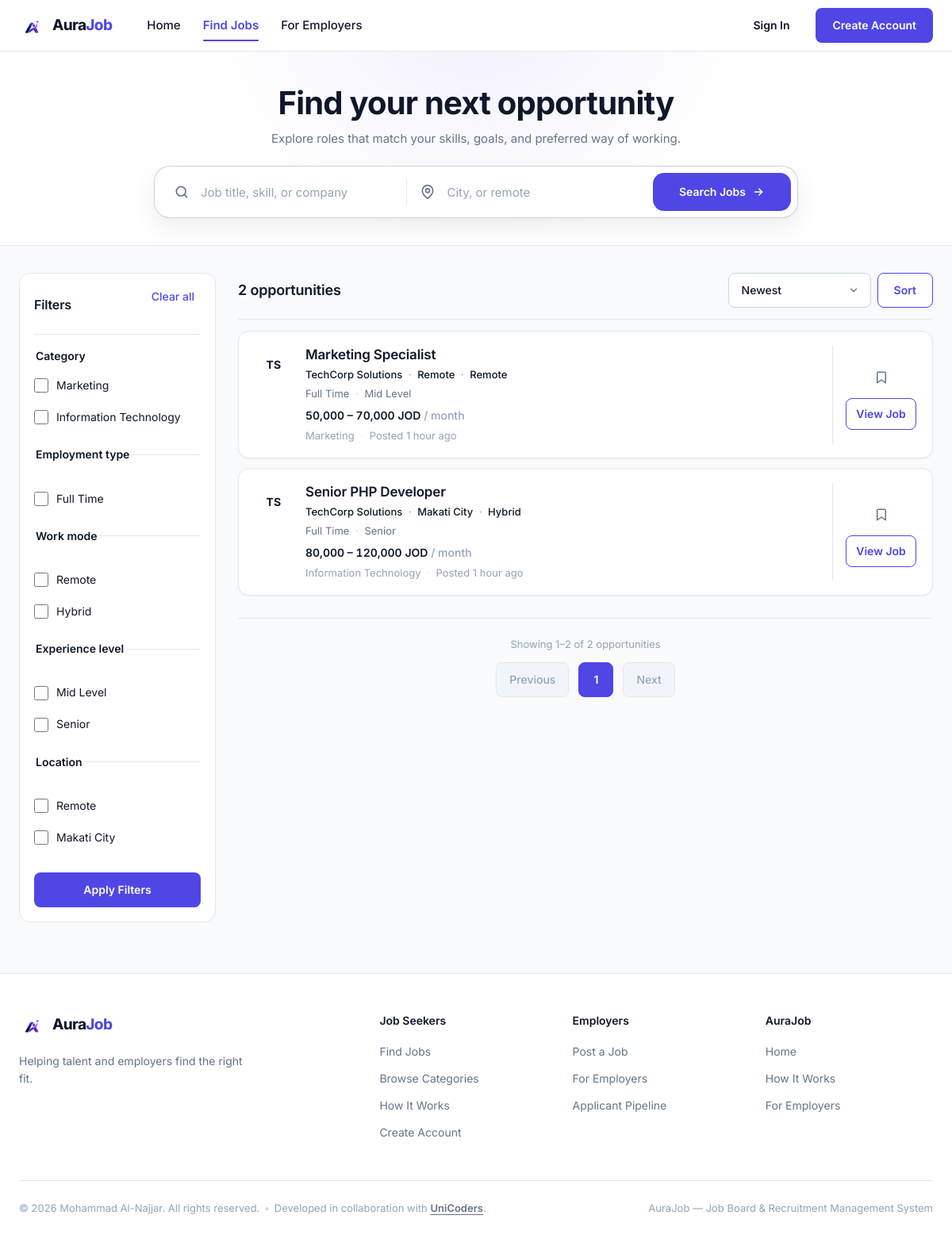
/jobs.php, run on the app's committed database.
### tables this page shows
CREATE TABLE jobs (
    id                    INT UNSIGNED  NOT NULL AUTO_INCREMENT,
    company_id            INT UNSIGNED  NOT NULL,
    employer_id           INT UNSIGNED  NOT NULL,
    category_id           INT UNSIGNED  NOT NULL,
    title                 VARCHAR(150)  NOT NULL,
    description           TEXT          NOT NULL,
    requirements          TEXT          NULL,
    location              VARCHAR(150)  NOT NULL,
    salary_min            DECIMAL(12,2) NULL,
    salary_max            DECIMAL(12,2) NULL,
    employment_type       ENUM('full_time','part_time','contract','internship','freelance') NOT NULL,
    work_mode             ENUM('onsite','remote','hybrid') NOT NULL DEFAULT 'onsite',
    experience_level      ENUM('entry','junior','mid','senior','lead') NOT NULL DEFAULT 'entry',
    application_deadline  DATE          NULL,
    status                ENUM('active','closed','draft') NOT NULL DEFAULT 'active',
    created_at            TIMESTAMP     NOT NULL DEFAULT CURRENT_TIMESTAMP,
    updated_at            TIMESTAMP     NOT NULL DEFAULT CURRENT_TIMESTAMP ON UPDATE CURRENT_TIMESTAMP,
    PRIMARY KEY (id),
    KEY idx_jobs_status (status),
    KEY idx_jobs_category (category_id),
    KEY idx_jobs_location (location),
    KEY idx_jobs_company (company_id),
    KEY idx_jobs_employer (employer_id),
    KEY idx_jobs_created (created_at),
    CONSTRAINT fk_jobs_company
        FOREIGN KEY (company_id) REFERENCES companies (id)
        ON DELETE CASCADE,
    CONSTRAINT fk_jobs_employer
        FOREIGN KEY (employer_id) REFERENCES users (id)
        ON DELETE CASCADE,
    CONSTRAINT fk_jobs_category
        FOREIGN KEY (category_id) REFERENCES categories (id)
        ON DELETE RESTRICT
);

CREATE TABLE companies (
    id             INT UNSIGNED   NOT NULL AUTO_INCREMENT,
    user_id        INT UNSIGNED   NOT NULL,
    name           VARCHAR(150)   NOT NULL,
    description    TEXT           NULL,
    industry       VARCHAR(100)   NULL,
    location       VARCHAR(150)   NULL,
    website        VARCHAR(255)   NULL,
    logo_path      VARCHAR(255)   NULL,
    contact_email  VARCHAR(190)   NULL,
    contact_phone  VARCHAR(30)    NULL,
    created_at     TIMESTAMP      NOT NULL DEFAULT CURRENT_TIMESTAMP,
    updated_at     TIMESTAMP      NOT NULL DEFAULT CURRENT_TIMESTAMP ON UPDATE CURRENT_TIMESTAMP,
    PRIMARY KEY (id),
    UNIQUE KEY uq_companies_user (user_id),
    CONSTRAINT fk_companies_user
        FOREIGN KEY (user_id) REFERENCES users (id)
        ON DELETE CASCADE
);

CREATE TABLE categories (
    id         INT UNSIGNED  NOT NULL AUTO_INCREMENT,
    name       VARCHAR(80)   NOT NULL,
    slug       VARCHAR(100)  NOT NULL,
    created_at TIMESTAMP     NOT NULL DEFAULT CURRENT_TIMESTAMP,
    PRIMARY KEY (id),
    UNIQUE KEY uq_categories_name (name),
    UNIQUE KEY uq_categories_slug (slug)
);

### public/jobs.php (the view, shortened to what the rows shown need)
<?php
require dirname(__DIR__) . '/app/Core/auth.php';
require dirname(__DIR__) . '/app/Support/html.php';
$jobs = [];
$dbError = false;
$resultCount = 0;
$sortOptions = ['newest', 'salary-desc', 'salary-asc'];
$sort = (string) ($_GET['sort'] ?? '');
if (!in_array($sort, $sortOptions, true)) {
    $sort = 'newest';
}
try {
    $db = hirepeak_db();
    $where = [
        "j.status = 'active'",
        '(j.application_deadline IS NULL OR j.application_deadline >= CURDATE())',
    ];
    $params = [];
    $types = '';
    $whereSql = 'WHERE ' . implode(' AND ', $where);
    $fromSql = 'FROM jobs j '
        . 'INNER JOIN companies c ON c.id = j.company_id '
        . 'INNER JOIN categories ct ON ct.id = j.category_id ';
    $stmt = $db->prepare('SELECT COUNT(*) AS total ' . $fromSql . $whereSql);
    $stmt->execute();
    $resultCount = (int) $stmt->get_result()->fetch_assoc()['total'];
    $pageSize = 5;
    $pageRaw = filter_var($_GET['page'] ?? '1', FILTER_VALIDATE_INT);
    $currentPage = ($pageRaw === false || $pageRaw < 1) ? 1 : (int) $pageRaw;
    $offset = ($currentPage - 1) * $pageSize;
    $salarySort = 'COALESCE(j.salary_max, j.salary_min)';
    $orderBy = match ($sort) {
        'salary-desc' => 'ORDER BY (' . $salarySort . ' IS NULL) ASC, ' . $salarySort . ' DESC, j.created_at DESC, j.id DESC',
        'salary-asc'  => 'ORDER BY (' . $salarySort . ' IS NULL) ASC, ' . $salarySort . ' ASC, j.created_at DESC, j.id DESC',
        default       => 'ORDER BY j.created_at DESC, j.id DESC',
    };
    $stmt = $db->prepare(
        'SELECT j.id, j.title, j.location, j.salary_min, j.salary_max,
                j.employment_type, j.work_mode, j.experience_level,
                j.created_at, j.description, j.requirements,
                c.name AS company_name, ct.name AS category_name
         ' . $fromSql . $whereSql . ' ' . $orderBy . ' LIMIT ? OFFSET ?'
    );
    $params[] = $pageSize;
    $types .= 'i';
    $params[] = $offset;
    $types .= 'i';
    $stmt->bind_param($types, ...$params);
    $stmt->execute();
    $jobs = $stmt->get_result()->fetch_all(MYSQLI_ASSOC);
} catch (\Throwable $e) {
    error_log('[hirepeak] jobs listing load failed: ' . $e->getMessage());
    $dbError = true;
}
$countLabel = $resultCount === 1 ? 'opportunity' : 'opportunities';
$viewerRole = (string) (hirepeak_user()['role'] ?? '');
$savedSet = [];
$saveCsrf = '';
?>
<!DOCTYPE html>
<html lang="en">
<head>
  <link rel="stylesheet" href="/assets/css/style.css">
</head>
<body class="jobs-page">
  <main id="main">
    <section class="jobs-hero">
      <div class="container jobs-hero__inner">
        <h1 class="jobs-hero__title">Find your next opportunity</h1>
      </div>
    </section>
    <section class="jobs" aria-labelledby="results-count">
      <div class="container jobs-layout">
        <aside class="jobs-sidebar" id="filter-panel" aria-label="Filters">
          <div class="jobs-sidebar__head">
            <h2 class="jobs-sidebar__title">Filters</h2>
          </div>
        </aside>
        <div class="jobs-results">
          <div class="jobs-toolbar">
            <div class="jobs-toolbar__row">
              <h2 class="jobs-count" id="results-count"><?php echo (int) $resultCount; ?> <?php echo hirepeak_esc($countLabel); ?></h2>
            </div>
          </div>
          <?php if ($dbError): ?>
            <section class="dash-alert" role="alert" aria-labelledby="jobs-error-title">
              <h2 id="jobs-error-title">We couldn't load jobs right now.</h2>
              <p>Please try again in a moment.</p>
            </section>
          <?php else: ?>
            <div class="jobs-list">
              <?php foreach ($jobs as $job): ?>
                <?php
                $salaryText = hirepeak_salary_range(
                    isset($job['salary_min']) ? (string) $job['salary_min'] : '',
                    isset($job['salary_max']) ? (string) $job['salary_max'] : ''
                );
                $salaryLead = $salaryText;
                $salaryPeriod = '';
                if (str_ends_with($salaryText, '/ month')) {
                    $salaryLead = trim(substr($salaryText, 0, -8));
                    $salaryPeriod = '/ month';
                }
                $cardMeta = hirepeak_employment_type_label((string) $job['employment_type'])
                    . ' <span class="job-card__dot" aria-hidden="true">&middot;</span> '
                    . hirepeak_experience_level_label((string) $job['experience_level']);
                $companyLine = hirepeak_esc((string) $job['company_name'])
                    . ' <span class="job-card__dot" aria-hidden="true">&middot;</span> '
                    . hirepeak_esc((string) $job['location'])
                    . ' <span class="job-card__dot" aria-hidden="true">&middot;</span> '
                    . hirepeak_esc(hirepeak_work_mode_label((string) $job['work_mode']));
                $posted = hirepeak_relative_time((string) $job['created_at']);
                ?>
                <article class="job-card job-card--row" data-keywords="<?php echo hirepeak_esc(hirepeak_job_keywords($job)); ?>" data-job-id="<?php echo (int) $job['id']; ?>">
                  <div class="job-card--row__main">
                    <span class="job-card__logo" aria-hidden="true"><?php echo hirepeak_esc(hirepeak_initials((string) $job['company_name'])); ?></span>
                    <div class="job-card--row__body">
                      <h3 class="job-card__title"><a href="<?php echo hirepeak_url('job-details.php?id=' . (int) $job['id']); ?>"><?php echo hirepeak_esc((string) $job['title']); ?></a></h3>
                      <p class="job-card--row__company"><?php echo $companyLine; ?></p>
                      <p class="job-card--row__meta"><?php echo $cardMeta; ?></p>
                      <p class="job-card--row__salary"><?php echo $salaryLead; ?><?php echo $salaryPeriod !== '' ? ' <span class="job-card--row__period">' . $salaryPeriod . '</span>' : ''; ?></p>
                      <p class="job-card--row__foot"><?php echo hirepeak_esc((string) $job['category_name']); ?> <span class="job-card__dot" aria-hidden="true">&middot;</span> Posted <?php echo hirepeak_esc($posted); ?></p>
                    </div>
                  </div>
                  <div class="job-card--row__actions">
                    <?php if ($viewerRole === 'applicant'): ?>
                      <?php $saved = isset($savedSet[(int) $job['id']]); ?>
                      <?php $saveLabel = 'Save ' . (string) $job['title'] . ' at ' . (string) $job['company_name']; ?>
                      <?php $savedLabel = 'Remove ' . (string) $job['title'] . ' at ' . (string) $job['company_name'] . ' from saved jobs'; ?>
                      <form class="save-form" method="post" action="<?php echo hirepeak_url('save-job.php'); ?>" data-save-job data-job-id="<?php echo (int) $job['id']; ?>" data-save-label="<?php echo hirepeak_esc($saveLabel); ?>" data-saved-label="<?php echo hirepeak_esc($savedLabel); ?>">
                        <input type="hidden" name="csrf_token" value="<?php echo hirepeak_esc($saveCsrf); ?>">
                        <input type="hidden" name="job_id" value="<?php echo (int) $job['id']; ?>">
                        <input type="hidden" name="action" value="<?php echo $saved ? 'unsave' : 'save'; ?>">
                        <button class="icon-button job-card__save" type="submit" data-bookmark aria-pressed="<?php echo $saved ? 'true' : 'false'; ?>" aria-label="<?php echo hirepeak_esc($saved ? $savedLabel : $saveLabel); ?>">
                          <svg width="18" height="18" viewBox="0 0 24 24" fill="none" stroke="currentColor" stroke-width="2" stroke-linecap="round" stroke-linejoin="round" aria-hidden="true">
                            <path d="M19 21 12 16 5 21V5a2 2 0 0 1 2-2h10a2 2 0 0 1 2 2Z"/>
                          </svg>
                        </button>
                      </form>
                    <?php elseif ($viewerRole === ''): ?>
                      <a class="icon-button job-card__save" href="<?php echo hirepeak_url('login.php'); ?>" aria-label="Sign in to save <?php echo hirepeak_esc((string) $job['title']); ?> at <?php echo hirepeak_esc((string) $job['company_name']); ?>">
                        <svg width="18" height="18" viewBox="0 0 24 24" fill="none" stroke="currentColor" stroke-width="2" stroke-linecap="round" stroke-linejoin="round" aria-hidden="true">
                          <path d="M19 21 12 16 5 21V5a2 2 0 0 1 2-2h10a2 2 0 0 1 2 2Z"/>
                        </svg>
                      </a>
                    <?php endif; ?>
                    <a class="btn btn--outline btn--sm" href="<?php echo hirepeak_url('job-details.php?id=' . (int) $job['id']); ?>">View Job</a>
                  </div>
                </article>
              <?php endforeach; ?>
            </div>
          <?php endif; ?>
        </div>
      </div>
    </section>
  </main>
</body>
</html>

### data on the page
jobs: company.name "TS", title "Marketing Specialist", company.name "TechCorp Solutions", location "Remote", work_mode "Remote", employment_type "Full Time", experience_level "Mid Level", salaryLead "50,000 – 70,000 JOD", salaryPeriod "/ month", category.name "Marketing", created_at "1 hour ago"
jobs: company.name "TS", title "Senior PHP Developer", company.name "TechCorp Solutions", location "Makati City", work_mode "Hybrid", employment_type "Full Time", experience_level "Senior", salaryLead "80,000 – 120,000 JOD", salaryPeriod "/ month", category.name "Information Technology", created_at "1 hour ago"

### other printed values
hirepeak_esc($hpItem['label']) "Home"
hirepeak_esc($hpItem['label']) "Find Jobs"
hirepeak_esc($hpItem['label']) "For Employers"
hirepeak_esc($title) "Category"
hirepeak_esc($groupLabel($group, $value)) "Marketing"
hirepeak_esc($groupLabel($group, $value)) "Information Technology"
hirepeak_esc($title) "Employment type"
hirepeak_esc($groupLabel($group, $value)) "Full Time"
hirepeak_esc($title) "Work mode"
hirepeak_esc($groupLabel($group, $value)) "Remote"
hirepeak_esc($groupLabel($group, $value)) "Hybrid"
hirepeak_esc($title) "Experience level"
hirepeak_esc($groupLabel($group, $value)) "Mid Level"
hirepeak_esc($groupLabel($group, $value)) "Senior"
hirepeak_esc($title) "Location"
